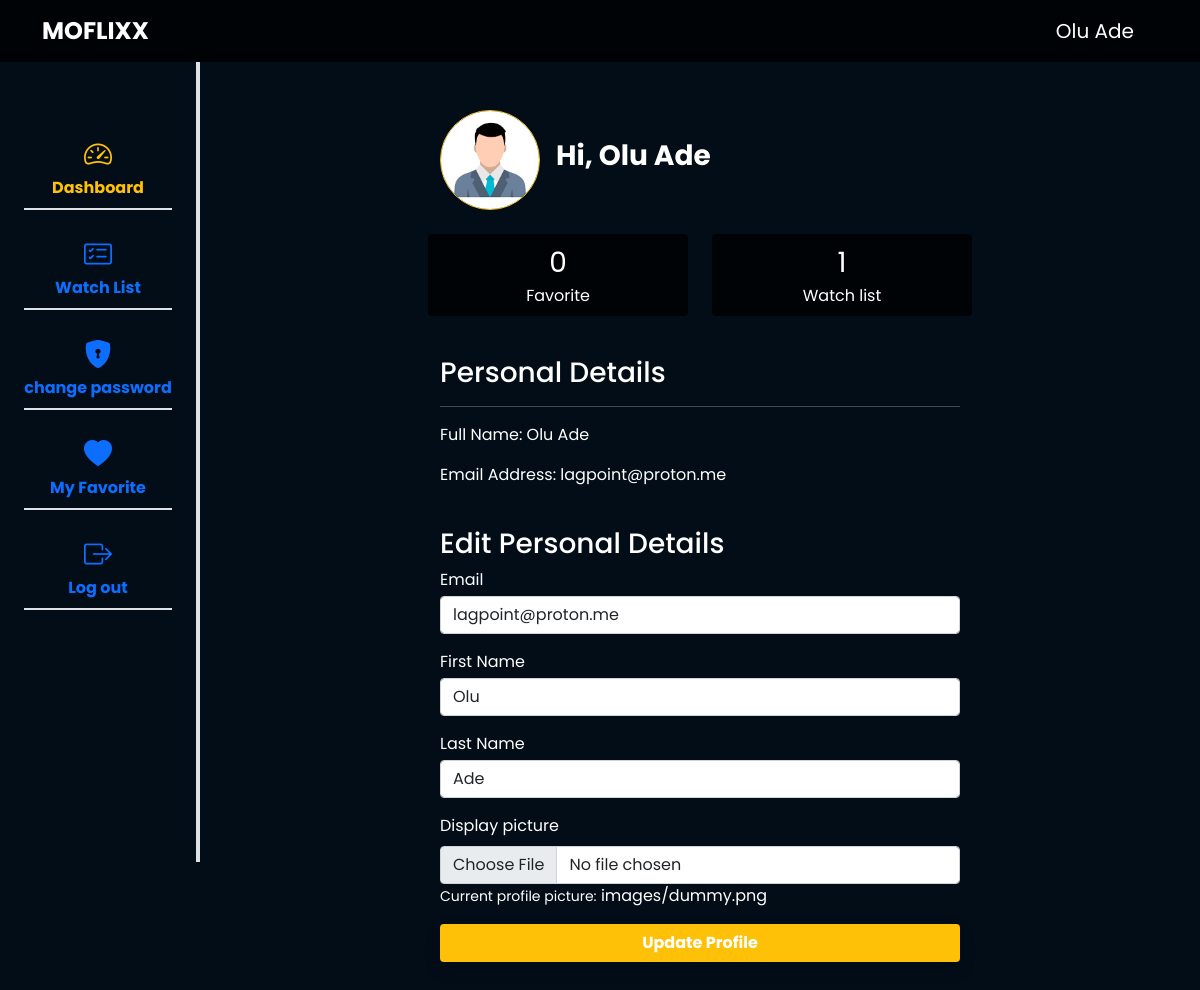
Page /users/user-profile (signed in) on the earlier database version.
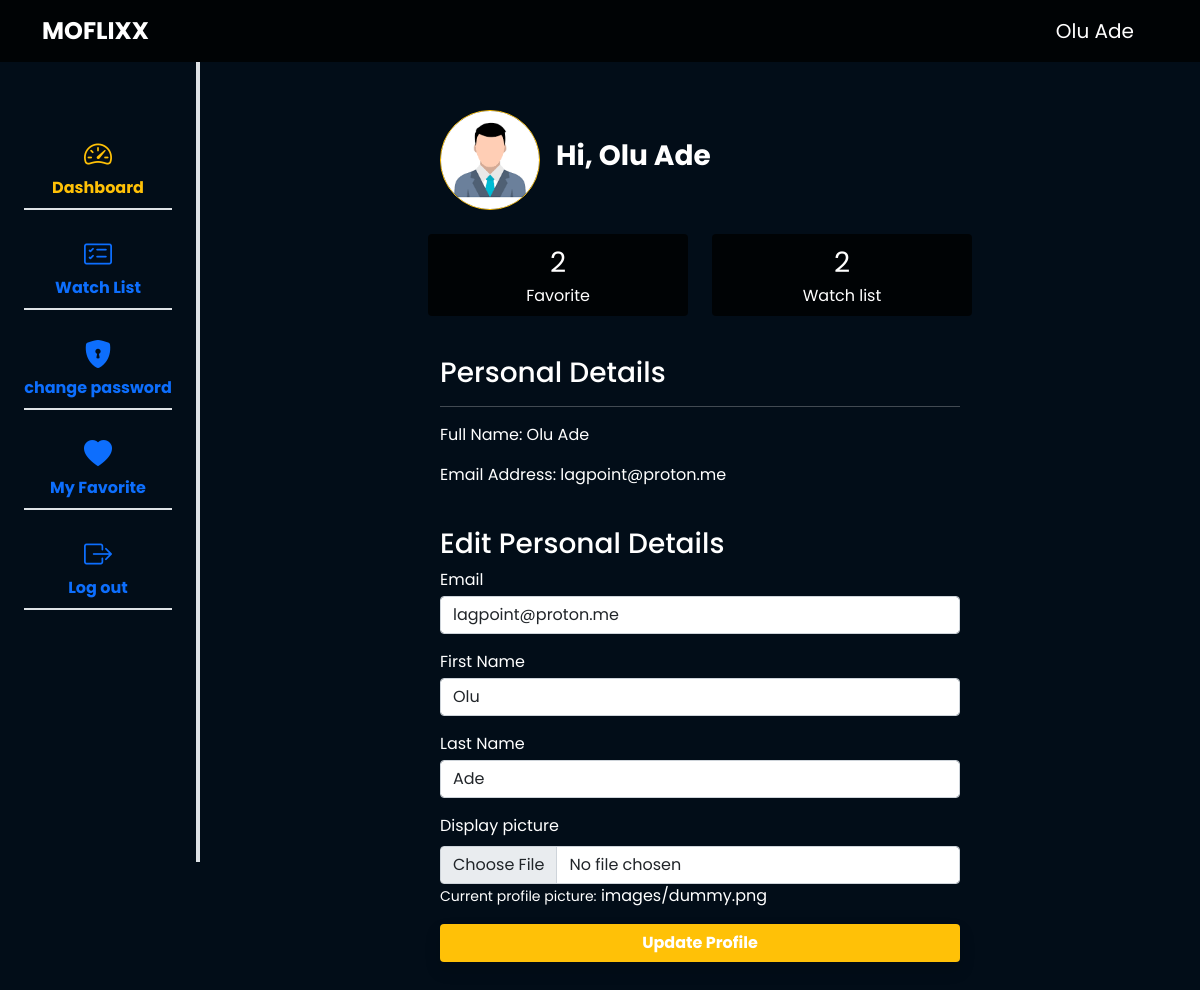
Same page on the later database version.
### apps/users/models.py (models this page shows, shortened)
class CustomUser(BaseModel, PermissionsMixin, AbstractBaseUser):
    first_name = models.CharField(max_length=100)
    last_name = models.CharField(max_length=100)
    email = models.EmailField(unique=True, max_length=100)
    gender = models.CharField(default="male", choices=choices.GENDER, max_length=10)
    phone_no = models.CharField(max_length=50, blank=True)
    profile_picture = models.ImageField(upload_to="profile picture/", default="images/dummy.png")
    is_active = models.BooleanField(default=True)
    is_staff = models.BooleanField(default=False)
    is_superuser = models.BooleanField(default=False)
    objects = CustomUserManager()
    USERNAME_FIELD = 'email'
    REQUIRED_FIELDS = ['first_name', 'last_name']
    class Meta:
        verbose_name = "User"
        verbose_name_plural = "Users"
    def get_full_name(self):
        return f"{self.first_name.capitalize()} {self.last_name.capitalize()}"

### apps/users/views.py (the view, shortened to what this page needs)
# urls.py: path('user-profile', views.UserProfileView.as_view(), name="user_profile"),
class UserProfileView(LoginRequiredMixin, generic.UpdateView):
    model = CustomUser
    fields = "__all__"
    template_name = "users/profile.html"
    context_object_name = "user"
    def get_object(self):
        return self.request.user
    def get_context_data(self, **kwargs):
        context = super().get_context_data(**kwargs)
        context["user"] = self.get_object()
        return context

### apps/users/templates/users/profile.html (shortened to what this page needs)
{% extends "dashboard.html" %}
{% load static %}
{% block content %}
    <div>
        <div class="container-sm">
            <div class="wrapper py-5">
                <div class="d-flex align-items-center pt-5 pt-md-0">
                    {% if user.profile_picture %}
                        <div class="img-wrapper rounded-circle overflow-hidden d-flex align-items-center justify-content-center" >
                            <img src="{{ user.profile_picture.url }}" alt="User Profile Image" class="img-fluid object-fit-contain" />
                        </div>
                    {% else %}
                        <div class="img-wrapper rounded-circle overflow-hidden d-flex align-items-center justify-content-center" >
                            <img src="./media/images/passport.webp" alt="User Profile Image" class="img-fluid object-fit-contain" />
                        </div>
                    {% endif %}
                    <h3 class="fw-bolder ps-3">Hi, {{ user.get_full_name }}</h3>
                    </div>
                    <div class="row gap-4 py-4">
                    <div class="box text-center rounded-2 p-2 col">
                        <p class="fs-3 fw-medium">{{ user.favorites.count }}</p>
                        <p>Favorite</p>
                    </div>
                    <div class="box text-center rounded-2 p-2 col">
                        <p class="fs-3 fw-medium">{{ user.watchlist.count }}</p>
                        <p>Watch list</p>
                    </div>
                </div>
                <div class="mt-3">
                <h3>Personal Details</h3>
                <hr />
                <div class="d-flex g-2">
                    <p>Full Name: {{ user.get_full_name }}</p>
                </div>
                <div class="d-flex g-2">
                    <p>Email Address: {{ user.email }}</p>
                </div>
                </div>
                <div class="my-4">
                    <h3>Edit Personal Details</h3>
                    <form action="{% url "user_profile" %}" id="reForm" method="post" enctype="multipart/form-data">
                        <div class="form-wrapper mb-3">
                            <label for="email" class="form-label mb-1 fw-medium">Email</label>
                            <input type="email" id="email" name="email" class="form-control" value="{{ user.email }}" />
                        </div>
                        <div class="form-wrapper mb-3">
                            <label for="first-name" class="form-label mb-1 fw-medium">First Name</label>
                            <input type="text" id="first-name" name="first-name" class="form-control" value="{{ user.first_name }}" />
                        </div>
                        <div class="form-wrapper mb-3">
                            <label for="last-name" class="form-label mb-1 fw-medium">Last Name</label>
                            <input type="text" id="last-name" name="last-name" class="form-control" value="{{ user.last_name }}" />
                        </div>
                        <div class="form-wrapper mb-3">
                            <label for="formFile" class="form-label">Display picture</label>
                            <input class="form-control" type="file" id="formFile" name="profile-picture"/>
                            <small>Current profile picture:</small>
                            {% if user.profile_picture %}
                                <a href="{{ user.profile_picture.url }}" class="text-white" target="_blank" style="text-decoration: none;">{{ user.profile_picture.name }}</a>
                            {% else %}
                                <p>None</p>
                            {% endif %}
                        </div>
                        <button type="submit" class="justify-content-center btn w-100 mt-3 d-flex gap-2 align-items-center fw-bolder shadow custom-btn" >
                            <span class="text-white">Update Profile</span>
                        </button>
                    </form>
                </div>
            </div>
        </div>
    </div>
{% endblock content %}

### templates/dashboard.html (shortened to what this page needs)
{% load static %}
<!DOCTYPE html>
<html lang="en">
  <head>
    <link href="https://cdn.jsdelivr.net/npm/remixicon@4.2.0/fonts/remixicon.css" rel="stylesheet" />
    <link rel="stylesheet" href="https://cdn.jsdelivr.net/npm/bootstrap-icons@1.11.3/font/bootstrap-icons.min.css" />
    <link rel="stylesheet" href="{% static "./bootstrap/css/bootstrap.min.css" %}" />
    <link rel="stylesheet" href="https://cdn.jsdelivr.net/npm/swiper@11/swiper-bundle.min.css" />
    <link rel="stylesheet" href="{% static "./css/index.css" %}" />
  </head>
  <body>
    <header>
      <nav class="navbar navbar-expand-lg">
        <div class="container-sm">
          <a class="navbar-brand logo d-block text-uppercase d-lg-none fw-bold fs-4" href="{% url "home" %}">Moflixx<a>
          <div class="collapse navbar-collapse" id="navbarSupportedContent">
            <a class="navbar-brand d-none logo d-lg-block text-uppercase fw-bold fs-4 me-auto" href="{% url "home" %}" >Moflixx</a>
            <ul class="navbar-nav mb-2 fw-medium fs-5 mb-lg-0">
              <li class="nav-item">
                <a class="nav-link text-white text-black fw-medium py-2 px-4">{{ user.get_full_name }}</a>
              </li>
            </ul>
          </div>
        </div>
      </nav>
    </header>
    <main class="d-flex">
      <aside class="col-2 border-end border-4 position-fixed z-2 d-none d-md-block" >
        <div class="overflow-y-auto h-100">
          <nav class="nav flex-column align-items-center justify-content-center" >
            <ul class="navbar-nav my-5">
              <li class="nav-item fw-bold border-2 border-bottom pt-3">
                <a class="nav-link active d-flex flex-column align-items-center justify-content-center" aria-current="page" href="{% url "user_profile" %}" >
                  <div>
                    <i class="bi bi-speedometer2 fs-3"></i>
                  </div>
                  <span> Dashboard </span>
                </a>
              </li>
              <li class="nav-item fw-bold border-2 border-bottom pt-3">
                <a class="nav-link d-flex flex-column align-items-center justify-content-center" href="{% url "watchlist" %}" >
                  <div><i class="bi bi-card-checklist fs-3"></i></div>
                  <span> Watch List </span>
                </a>
              </li>
              <li class="nav-item fw-bold border-2 border-bottom pt-3">
                <a class="nav-link d-flex flex-column align-items-center justify-content-center" href="{% url "change_password" %}" >
                  <div><i class="bi bi-shield-lock-fill fs-3"></i></div>
                  <span> change password </span>
                </a>
              </li>
              <li class="nav-item fw-bold border-2 border-bottom pt-3">
                <a class="nav-link d-flex flex-column align-items-center justify-content-center" href="{% url "favorites" %}" >
                  <div><i class="bi bi-heart-fill fs-3"></i></div>
                  <span> My Favorite </span>
                </a>
              </li>
              <li class="nav-item d-flex align-items-center justify-content-center fw-bold border-2 border-bottom pt-3" >
                <a class="nav-link d-flex flex-column align-items-center justify-content-center" href="{% url "user_logout" %}" >
                 <div><i class="bi bi-box-arrow-right fs-3"></i></div>
                  <span> Log out </span>
                </a>
              </li>
            </ul>
          </nav>
        </div>
      </aside>
      <div class="col-2 d-none d-md-block"></div>
      <div class="col-12 col-md-9 mx-auto password">
        {% block content %}{% endblock content %}
      </div>
    </main>
  </body>
</html>

Differences in the rows shown:
changed CustomUser "Olu Ade": favorites.count "0" → "2"; watchlist.count "1" → "2"
